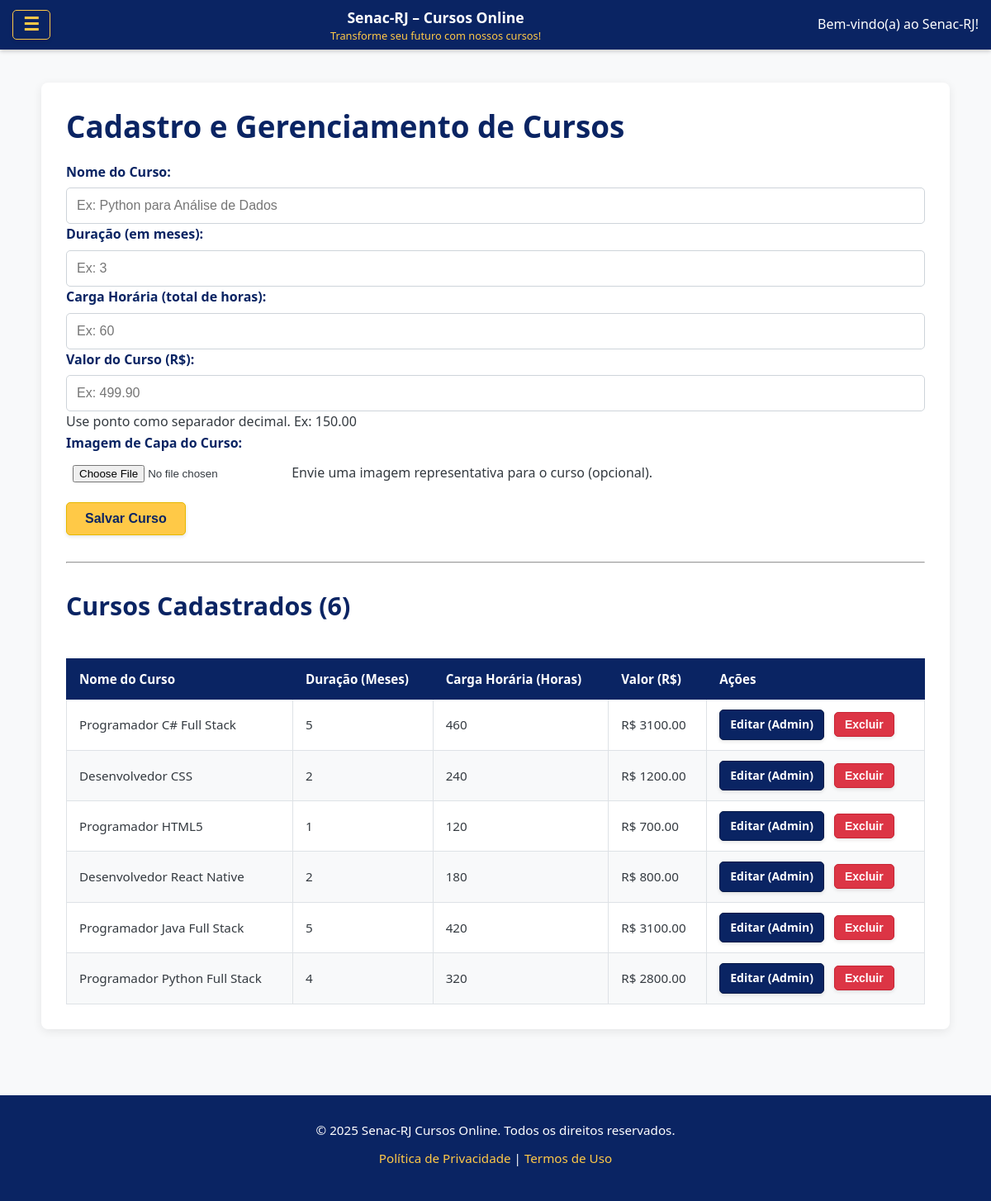
Page /gerenciar-cursos/ on the committed database.
### app_Senac/models.py (models this page shows, shortened)
class Curso(models.Model):
    nome_curso = models.CharField(max_length=200, verbose_name="Nome do Curso")
    duracao_meses = models.IntegerField(verbose_name="Duração (meses)")
    carga_horaria = models.IntegerField(verbose_name="Carga Horária (horas)")
    valor = models.DecimalField(max_digits=8, decimal_places=2, verbose_name="Valor (R$)")
    imagem_curso = models.ImageField(
        upload_to='cursos_imagens/',
        verbose_name="Imagem do Curso",
        null=True,
        blank=True,
        validators=[FileExtensionValidator(allowed_extensions=['jpg', 'png'])]
    )
    class Meta:
        verbose_name = "Curso"
        verbose_name_plural = "Cursos"

### app_Senac/views.py (the view)
# urls.py: path('gerenciar-cursos/', views.cadastro_curso_view, name='cadastro_curso'),
def cadastro_curso_view(request):
    if request.method == 'POST':
        form = CursoForm(request.POST, request.FILES)
        if form.is_valid():
            form.save()
            messages.success(request, f"Curso '{form.cleaned_data.get('nome_curso')}' salvo com sucesso!")
            return redirect('cadastro_curso')
        else:
            messages.error(request, "Erro ao salvar o curso. Verifique os campos do formulário.")
    else:
        form = CursoForm()
    cursos_cadastrados = Curso.objects.all().order_by('-id')
    context = {
        'form': form,
        'cursos': cursos_cadastrados,
        'page_title': 'Cadastro e Gerenciamento de Cursos'
    }
    return render(request, 'app_Senac/cadastro_curso.html', context)

### app_Senac/forms.py
class CursoForm(forms.ModelForm):
    class Meta:
        model = Curso
        fields = ['nome_curso', 'duracao_meses', 'carga_horaria', 'valor', 'imagem_curso']
        widgets = {
            'nome_curso': forms.TextInput(attrs={'class': 'form-control', 'placeholder': 'Ex: Python para Análise de Dados'}),
            'duracao_meses': forms.NumberInput(attrs={'class': 'form-control', 'placeholder': 'Ex: 3'}),
            'carga_horaria': forms.NumberInput(attrs={'class': 'form-control', 'placeholder': 'Ex: 60'}),
            'valor': forms.NumberInput(attrs={'class': 'form-control', 'placeholder': 'Ex: 499.90'}),
            'imagem_curso': forms.ClearableFileInput(attrs={'class': 'form-control-file'}),
        }
        labels = {
            'nome_curso': 'Nome do Curso',
            'duracao_meses': 'Duração (em meses)',
            'carga_horaria': 'Carga Horária (total de horas)',
            'valor': 'Valor do Curso (R$)',
            'imagem_curso': 'Imagem de Capa do Curso',
        }
        help_texts = {
            'valor': 'Use ponto como separador decimal. Ex: 150.00',
            'imagem_curso': 'Envie uma imagem representativa para o curso (opcional).'
        }

### app_Senac/templates/app_Senac/cadastro_curso.html (shortened to what this page needs)
{% extends 'app_Senac/base.html' %}
{% load static %}
{% block content %}
<div class="container">
    <h1>{% if page_title %}{{ page_title }}{% else %}Cadastro e Gerenciamento de Cursos (Admin){% endif %}</h1>
    <section id="formulario-cadastro-curso">
        <form method="post" action="{% url 'cadastro_curso' %}" enctype="multipart/form-data">
            {{ form.as_p }}
            <button type="submit" class="button-primary mt-2">Salvar Curso</button>
        </form>
    </section>
    <hr class="my-4">
    <section id="lista-cursos-cadastrados">
        <h2>Cursos Cadastrados ({{ cursos.count }})</h2>
        {% if cursos %}
            <div class="admin-table-responsive">
                <table class="admin-table">
                    <thead>
                        <tr>
                            <th>Nome do Curso</th>
                            <th>Duração (Meses)</th>
                            <th>Carga Horária (Horas)</th>
                            <th>Valor (R$)</th>
                            <th>Ações</th>
                        </tr>
                    </thead>
                    <tbody>
                        {% for curso_item in cursos %}
                        <tr>
                            <td>{{ curso_item.nome_curso }}</td>
                            <td>{{ curso_item.duracao_meses }}</td>
                            <td>{{ curso_item.carga_horaria }}</td>
                            <td>R$ {{ curso_item.valor|stringformat:".2f" }}</td>
                            <td class="actions">
                                <a href="{% url 'admin:app_Senac_curso_change' curso_item.id %}"
                                   class="button-link button-secondary btn-sm"
                                   target="_blank"
                                   title="Editar este curso no painel Admin do Django">
                                   Editar (Admin)
                                </a>
                                <form method="post" action="{% url 'excluir_curso' curso_item.id %}" style="display: inline;" onsubmit="return confirm('Tem certeza que deseja excluir o curso \'{{ curso_item.nome_curso|escapejs }}\'? Esta ação não pode ser desfeita.');">
                                    <button type="submit" class="button-link button-danger btn-sm">Excluir</button>
                                </form>
                            </td>
                        </tr>
                        {% endfor %}
                    </tbody>
                </table>
            </div>
        {% else %}
            <p>Nenhum curso cadastrado ainda.</p>
        {% endif %}
    </section>
</div>
{% endblock %}

### app_Senac/static/app_Senac/css/style.css (style rules this page uses)
:root { --dark-blue: #0A2463; --yellow-accent: #FFC947; --light-text: #FFFFFF; --dark-text: #343a40; --body-bg: #F8F9FA; --container-bg: #FFFFFF; --danger-color: #dc3545; --font-family: 'Segoe UI', Tahoma, Geneva, Verdana, sans-serif; --grid-gap: 20px; --banner-height: 60px; }
* { box-sizing: border-box; margin: 0; padding: 0; }
html { height: 100%; }
body { font-family: var(--font-family); background-color: var(--body-bg); color: var(--dark-text); line-height: 1.6; padding-top: var(--banner-height); display: flex; flex-direction: column; min-height: 100vh; }
.container { max-width: 1100px; margin: 20px auto; padding: 30px; background-color: var(--container-bg); box-shadow: 0 3px 12px rgba(0, 0, 0, 0.08); border-radius: 8px; }
h1, h2, h3, h4, h5, h6 { color: var(--dark-blue); margin-top: 0; margin-bottom: 18px; font-weight: 600; line-height: 1.3; }
h1 { font-size: 2.3em; }
h2 { font-size: 1.9em; }
a { color: var(--dark-blue); text-decoration: none; transition: color 0.2s ease; }
button, input[type="submit"], .button-link { background-color: var(--yellow-accent); color: var(--dark-blue); border: 1px solid #e6b800; padding: 10px 22px; text-align: center; text-decoration: none; display: inline-block; font-size: 16px; font-weight: 600; border-radius: 5px; cursor: pointer; transition: background-color 0.2s ease, transform 0.1s ease, box-shadow 0.2s ease; box-shadow: 0 2px 4px rgba(0,0,0,0.1); }
.button-secondary { background-color: var(--dark-blue); color: var(--light-text); border-color: #071a48; }
.button-danger { background-color: var(--danger-color); color: var(--light-text); border-color: #c82333; }
.btn-sm { padding: 6px 12px; font-size: 14px; }
form label { display: block; margin-bottom: 6px; font-weight: 600; color: var(--dark-blue); }
form input[type="text"], form input[type="email"], form input[type="tel"], form input[type="password"], form input[type="number"], form input[type="date"], form textarea, form select, .form-control { width: 100%; padding: 12px; border: 1px solid #ced4da; border-radius: 5px; font-size: 16px; transition: border-color 0.2s ease, box-shadow 0.2s ease; }
.form-control-file { padding: 8px; }
.admin-table-responsive { overflow-x: auto; }
.admin-table { width: 100%; border-collapse: collapse; margin-top: 25px; font-size: 0.95em; box-shadow: 0 1px 3px rgba(0,0,0,0.05); min-width: 600px; }
.admin-table th, .admin-table td { border: 1px solid #dee2e6; padding: 12px 15px; text-align: left; vertical-align: middle; }
.admin-table thead th { background-color: var(--dark-blue); color: var(--light-text); font-weight: 600; border-color: var(--dark-blue); }
.admin-table tbody tr:nth-of-type(even) { background-color: #f8f9fa; }
.admin-table .actions a, .admin-table .actions button { margin-right: 8px; }
.admin-table .actions a:last-child, .admin-table .actions button:last-child { margin-right: 0; }
.mt-2 { margin-top: 1rem !important; }
.my-4 { margin-top: 2rem !important; margin-bottom: 2rem !important; }

### rows in the picture
Curso: nome_curso "Programador C# Full Stack", duracao_meses "5", carga_horaria "460", valor "3100.00"
Curso: nome_curso "Desenvolvedor CSS", duracao_meses "2", carga_horaria "240", valor "1200.00"
Curso: nome_curso "Programador HTML5", duracao_meses "1", carga_horaria "120", valor "700.00"
Curso: nome_curso "Desenvolvedor React Native", duracao_meses "2", carga_horaria "180", valor "800.00"
Curso: nome_curso "Programador Java Full Stack", duracao_meses "5", carga_horaria "420", valor "3100.00"
Curso: nome_curso "Programador Python Full Stack", duracao_meses "4", carga_horaria "320", valor "2800.00"

### other values in the picture
{{ page_title }} "Cadastro e Gerenciamento de Cursos"
{{ cursos.count }} "6"
